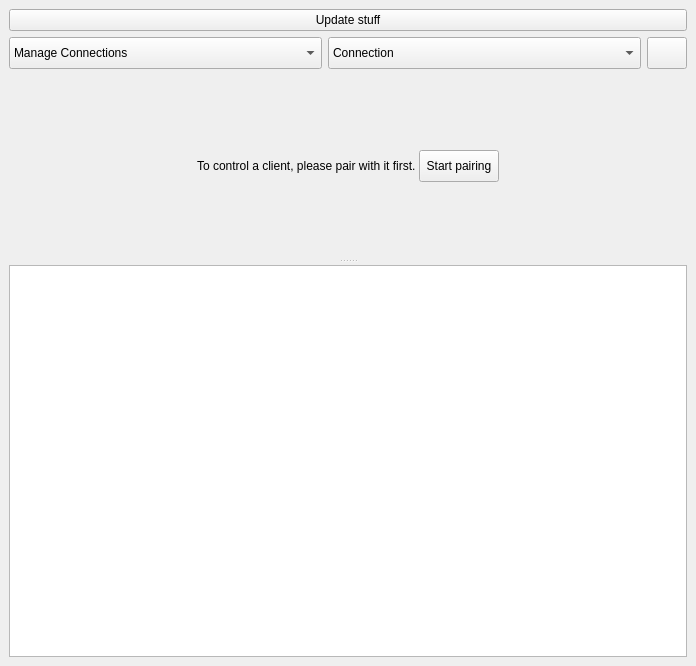
<?xml version="1.0" encoding="UTF-8"?>
<ui version="4.0">
 <class>RemoteWindow</class>
 <widget class="QWidget" name="RemoteWindow">
  <property name="geometry">
   <rect>
    <x>0</x>
    <y>0</y>
    <width>696</width>
    <height>666</height>
   </rect>
  </property>
  <property name="sizePolicy">
   <sizepolicy hsizetype="Expanding" vsizetype="Expanding">
    <horstretch>0</horstretch>
    <verstretch>0</verstretch>
   </sizepolicy>
  </property>
  <property name="windowTitle">
   <string>OctoMY™ - Remote</string>
  </property>
  <property name="windowIcon">
   <iconset resource="../../libcore/resources/icons.qrc">
    <normaloff>:/icons/remote.svg</normaloff>:/icons/remote.svg</iconset>
  </property>
  <layout class="QGridLayout" name="gridLayout_4">
   <property name="leftMargin">
    <number>0</number>
   </property>
   <property name="topMargin">
    <number>0</number>
   </property>
   <property name="rightMargin">
    <number>0</number>
   </property>
   <property name="bottomMargin">
    <number>0</number>
   </property>
   <property name="spacing">
    <number>0</number>
   </property>
   <item row="0" column="0">
    <widget class="QStackedWidget" name="stackedWidgetScreen">
     <property name="sizePolicy">
      <sizepolicy hsizetype="Expanding" vsizetype="Expanding">
       <horstretch>0</horstretch>
       <verstretch>0</verstretch>
      </sizepolicy>
     </property>
     <property name="currentIndex">
      <number>0</number>
     </property>
     <widget class="QWidget" name="pageRunning">
      <layout class="QVBoxLayout" name="verticalLayout_2">
       <item>
        <widget class="QPushButton" name="pushButtonUpdateStuff">
         <property name="text">
          <string>Update stuff</string>
         </property>
        </widget>
       </item>
       <item>
        <layout class="QHBoxLayout" name="horizontalLayout">
         <item>
          <widget class="QComboBox" name="comboBoxClient">
           <property name="sizePolicy">
            <sizepolicy hsizetype="Expanding" vsizetype="Minimum">
             <horstretch>0</horstretch>
             <verstretch>0</verstretch>
            </sizepolicy>
           </property>
           <property name="minimumSize">
            <size>
             <width>32</width>
             <height>32</height>
            </size>
           </property>
           <item>
            <property name="text">
             <string>Manage Connections</string>
            </property>
            <property name="icon">
             <iconset resource="../../libcore/resources/icons.qrc">
              <normaloff>:/icons/pair.svg</normaloff>:/icons/pair.svg</iconset>
            </property>
           </item>
          </widget>
         </item>
         <item>
          <widget class="QComboBox" name="comboBoxControlLevel">
           <property name="sizePolicy">
            <sizepolicy hsizetype="Expanding" vsizetype="Minimum">
             <horstretch>0</horstretch>
             <verstretch>0</verstretch>
            </sizepolicy>
           </property>
           <property name="minimumSize">
            <size>
             <width>32</width>
             <height>32</height>
            </size>
           </property>
           <item>
            <property name="text">
             <string>Connection</string>
            </property>
            <property name="icon">
             <iconset resource="../../libcore/resources/icons.qrc">
              <normaloff>:/icons/network.svg</normaloff>:/icons/network.svg</iconset>
            </property>
           </item>
           <item>
            <property name="text">
             <string extracomment="Control individual servos">Actuator</string>
            </property>
            <property name="icon">
             <iconset resource="../../libcore/resources/icons.qrc">
              <normaloff>:/icons/actuator_control.svg</normaloff>:/icons/actuator_control.svg</iconset>
            </property>
           </item>
           <item>
            <property name="text">
             <string extracomment="Control pose through playback of animations">Pose</string>
            </property>
            <property name="icon">
             <iconset resource="../../libcore/resources/icons.qrc">
              <normaloff>:/icons/pose_control.svg</normaloff>:/icons/pose_control.svg</iconset>
            </property>
           </item>
           <item>
            <property name="text">
             <string>Car Steering</string>
            </property>
            <property name="icon">
             <iconset resource="../../libcore/resources/icons.qrc">
              <normaloff>:/icons/wheels.svg</normaloff>:/icons/wheels.svg</iconset>
            </property>
           </item>
           <item>
            <property name="text">
             <string extracomment="Leave robot to figure out movement on its own, and let it follow a path on the map">Path</string>
            </property>
            <property name="icon">
             <iconset resource="../../libcore/resources/icons.qrc">
              <normaloff>:/icons/path_control.svg</normaloff>:/icons/path_control.svg</iconset>
            </property>
           </item>
           <item>
            <property name="text">
             <string>Stats</string>
            </property>
            <property name="icon">
             <iconset resource="../../libcore/resources/icons.qrc">
              <normaloff>:/icons/stats.svg</normaloff>:/icons/stats.svg</iconset>
            </property>
           </item>
           <item>
            <property name="text">
             <string>Expression</string>
            </property>
            <property name="icon">
             <iconset resource="../../libcore/resources/icons.qrc">
              <normaloff>:/icons/mask.svg</normaloff>:/icons/mask.svg</iconset>
            </property>
           </item>
           <item>
            <property name="text">
             <string>Speech</string>
            </property>
            <property name="icon">
             <iconset resource="../../libcore/resources/icons.qrc">
              <normaloff>:/icons/speech.svg</normaloff>:/icons/speech.svg</iconset>
            </property>
           </item>
          </widget>
         </item>
         <item>
          <widget class="QPushButton" name="pushButtonMenu">
           <property name="sizePolicy">
            <sizepolicy hsizetype="Minimum" vsizetype="Minimum">
             <horstretch>0</horstretch>
             <verstretch>0</verstretch>
            </sizepolicy>
           </property>
           <property name="minimumSize">
            <size>
             <width>32</width>
             <height>32</height>
            </size>
           </property>
           <property name="text">
            <string/>
           </property>
           <property name="icon">
            <iconset resource="../../libcore/resources/icons.qrc">
             <normaloff>:/icons/menu.svg</normaloff>:/icons/menu.svg</iconset>
           </property>
          </widget>
         </item>
        </layout>
       </item>
       <item>
        <widget class="QSplitter" name="splitterLog">
         <property name="orientation">
          <enum>Qt::Vertical</enum>
         </property>
         <property name="opaqueResize">
          <bool>false</bool>
         </property>
         <property name="handleWidth">
          <number>8</number>
         </property>
         <widget class="QStackedWidget" name="stackedWidgetControl">
          <property name="currentIndex">
           <number>0</number>
          </property>
          <widget class="QWidget" name="pageControl">
           <layout class="QGridLayout" name="gridLayout">
            <item row="0" column="0">
             <widget class="QWidget" name="widgetClientPlaceholder" native="true">
              <layout class="QGridLayout" name="gridLayout_6">
               <property name="leftMargin">
                <number>0</number>
               </property>
               <property name="topMargin">
                <number>0</number>
               </property>
               <property name="rightMargin">
                <number>0</number>
               </property>
               <property name="bottomMargin">
                <number>0</number>
               </property>
               <property name="spacing">
                <number>0</number>
               </property>
               <item row="1" column="2" rowspan="2">
                <layout class="QHBoxLayout" name="horizontalLayout_2">
                 <item>
                  <widget class="QLabel" name="label">
                   <property name="text">
                    <string>To control a client, please pair with it first. </string>
                   </property>
                  </widget>
                 </item>
                 <item>
                  <widget class="QPushButton" name="pushButtonStartPairing">
                   <property name="minimumSize">
                    <size>
                     <width>32</width>
                     <height>32</height>
                    </size>
                   </property>
                   <property name="text">
                    <string>Start pairing</string>
                   </property>
                   <property name="icon">
                    <iconset resource="../../libcore/resources/icons.qrc">
                     <normaloff>:/icons/pair.svg</normaloff>:/icons/pair.svg</iconset>
                   </property>
                  </widget>
                 </item>
                </layout>
               </item>
               <item row="2" column="3">
                <spacer name="horizontalSpacer">
                 <property name="orientation">
                  <enum>Qt::Horizontal</enum>
                 </property>
                 <property name="sizeHint" stdset="0">
                  <size>
                   <width>137</width>
                   <height>20</height>
                  </size>
                 </property>
                </spacer>
               </item>
               <item row="0" column="2">
                <spacer name="verticalSpacer">
                 <property name="orientation">
                  <enum>Qt::Vertical</enum>
                 </property>
                 <property name="sizeHint" stdset="0">
                  <size>
                   <width>20</width>
                   <height>19</height>
                  </size>
                 </property>
                </spacer>
               </item>
               <item row="2" column="0">
                <spacer name="horizontalSpacer_2">
                 <property name="orientation">
                  <enum>Qt::Horizontal</enum>
                 </property>
                 <property name="sizeHint" stdset="0">
                  <size>
                   <width>137</width>
                   <height>20</height>
                  </size>
                 </property>
                </spacer>
               </item>
               <item row="3" column="2">
                <spacer name="verticalSpacer_4">
                 <property name="orientation">
                  <enum>Qt::Vertical</enum>
                 </property>
                 <property name="sizeHint" stdset="0">
                  <size>
                   <width>20</width>
                   <height>20</height>
                  </size>
                 </property>
                </spacer>
               </item>
              </layout>
             </widget>
            </item>
           </layout>
          </widget>
         </widget>
         <widget class="LogWidget" name="logScroll">
          <property name="sizePolicy">
           <sizepolicy hsizetype="Minimum" vsizetype="Expanding">
            <horstretch>0</horstretch>
            <verstretch>0</verstretch>
           </sizepolicy>
          </property>
         </widget>
        </widget>
       </item>
      </layout>
     </widget>
     <widget class="QWidget" name="pageConfirmQuit">
      <layout class="QVBoxLayout" name="verticalLayout_3">
       <item>
        <spacer name="verticalSpacer_3">
         <property name="orientation">
          <enum>Qt::Vertical</enum>
         </property>
         <property name="sizeHint" stdset="0">
          <size>
           <width>20</width>
           <height>256</height>
          </size>
         </property>
        </spacer>
       </item>
       <item>
        <widget class="QPushButton" name="pushButtonConfirmQuit">
         <property name="text">
          <string>Confirm Quit</string>
         </property>
        </widget>
       </item>
       <item>
        <spacer name="verticalSpacer_2">
         <property name="orientation">
          <enum>Qt::Vertical</enum>
         </property>
         <property name="sizeHint" stdset="0">
          <size>
           <width>20</width>
           <height>256</height>
          </size>
         </property>
        </spacer>
       </item>
      </layout>
     </widget>
     <widget class="QWidget" name="pagePairing">
      <layout class="QGridLayout" name="gridLayout_5">
       <item row="0" column="0">
        <widget class="PairingWizard" name="widgetPairing" native="true">
         <property name="sizePolicy">
          <sizepolicy hsizetype="Minimum" vsizetype="Expanding">
           <horstretch>0</horstretch>
           <verstretch>0</verstretch>
          </sizepolicy>
         </property>
        </widget>
       </item>
      </layout>
     </widget>
     <widget class="QWidget" name="pageMyID">
      <layout class="QGridLayout" name="gridLayout_2">
       <item row="1" column="0">
        <widget class="PortableIDWidget" name="widgetBirthCertificate" native="true">
         <property name="sizePolicy">
          <sizepolicy hsizetype="Expanding" vsizetype="Expanding">
           <horstretch>0</horstretch>
           <verstretch>0</verstretch>
          </sizepolicy>
         </property>
        </widget>
       </item>
       <item row="0" column="0">
        <layout class="QHBoxLayout" name="horizontalLayout_5">
         <item>
          <widget class="QPushButton" name="pushButtonBack_6">
           <property name="text">
            <string/>
           </property>
           <property name="icon">
            <iconset resource="../../libcore/resources/icons.qrc">
             <normaloff>:/icons/arrow_left.svg</normaloff>:/icons/arrow_left.svg</iconset>
           </property>
          </widget>
         </item>
         <item>
          <spacer name="horizontalSpacer_7">
           <property name="orientation">
            <enum>Qt::Horizontal</enum>
           </property>
           <property name="sizeHint" stdset="0">
            <size>
             <width>40</width>
             <height>20</height>
            </size>
           </property>
          </spacer>
         </item>
        </layout>
       </item>
      </layout>
     </widget>
     <widget class="QWidget" name="pagePlan">
      <layout class="QGridLayout" name="gridLayout_3">
       <item row="0" column="0">
        <layout class="QHBoxLayout" name="horizontalLayout_4">
         <item>
          <widget class="QPushButton" name="pushButtonBack_5">
           <property name="text">
            <string/>
           </property>
           <property name="icon">
            <iconset resource="../../libcore/resources/icons.qrc">
             <normaloff>:/icons/arrow_left.svg</normaloff>:/icons/arrow_left.svg</iconset>
           </property>
          </widget>
         </item>
         <item>
          <spacer name="horizontalSpacer_6">
           <property name="orientation">
            <enum>Qt::Horizontal</enum>
           </property>
           <property name="sizeHint" stdset="0">
            <size>
             <width>40</width>
             <height>20</height>
            </size>
           </property>
          </spacer>
         </item>
        </layout>
       </item>
       <item row="1" column="0">
        <widget class="PlanEditor" name="widgetPlanEditor" native="true">
         <property name="sizePolicy">
          <sizepolicy hsizetype="Minimum" vsizetype="Expanding">
           <horstretch>0</horstretch>
           <verstretch>0</verstretch>
          </sizepolicy>
         </property>
        </widget>
       </item>
      </layout>
     </widget>
     <widget class="QWidget" name="pageDelivery">
      <layout class="QVBoxLayout" name="verticalLayout_10">
       <item>
        <widget class="ControlDeliveryWizard" name="widgetDelivery" native="true"/>
       </item>
      </layout>
     </widget>
    </widget>
   </item>
  </layout>
 </widget>
 <customwidgets>
  <customwidget>
   <class>PlanEditor</class>
   <extends>QWidget</extends>
   <header location="global">widgets/planedit/PlanEditor.hpp</header>
   <container>1</container>
  </customwidget>
  <customwidget>
   <class>PairingWizard</class>
   <extends>QWidget</extends>
   <header location="global">widgets/PairingWizard.hpp</header>
   <container>1</container>
  </customwidget>
  <customwidget>
   <class>LogWidget</class>
   <extends>QPlainTextEdit</extends>
   <header location="global">widgets/LogWidget.hpp</header>
  </customwidget>
  <customwidget>
   <class>PortableIDWidget</class>
   <extends>QWidget</extends>
   <header location="global">widgets/PortableIDWidget.hpp</header>
   <container>1</container>
  </customwidget>
  <customwidget>
   <class>ControlDeliveryWizard</class>
   <extends>QWidget</extends>
   <header>widgets/ControlDeliveryWizard.hpp</header>
   <container>1</container>
  </customwidget>
 </customwidgets>
 <resources>
  <include location="../../libcore/resources/icons.qrc"/>
  <include location="../../libcore/resources/icons.qrc"/>
 </resources>
 <connections/>
</ui>
